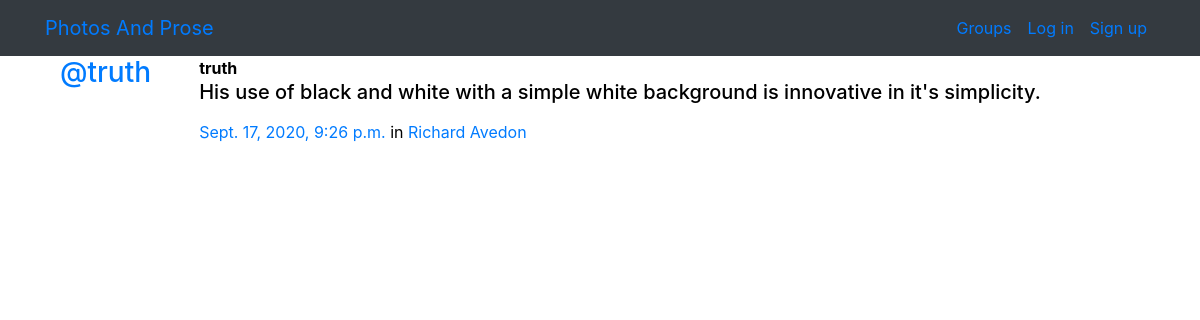
/posts/by/truth/1/, run on the app's committed database.
### posts/models.py (models this page shows, shortened)
class Post(models.Model):
    user = models.ForeignKey(User, related_name="posts",on_delete=models.CASCADE)
    created_at = models.DateTimeField(auto_now=True)
    message = models.TextField()
    message_html = models.TextField(editable=False)
    group = models.ForeignKey(Group, related_name="posts",null=True, blank=True,on_delete=models.CASCADE)
    class Meta:
        ordering = ["-created_at"]
        unique_together = ["user", "message"]

### groups/models.py (models this page shows, shortened)
class Group(models.Model):
    name = models.CharField(max_length=255, unique=True)
    slug = models.SlugField(allow_unicode=True, unique=True)
    description = models.TextField(blank=True, default='')
    description_html = models.TextField(editable=False, default='', blank=True)
    members = models.ManyToManyField(User,through="GroupMember")
    class Meta:
        ordering = ["name"]

### posts/views.py (the view)
# urls.py: path("by/<username>/<int:pk>/",views.PostDetail.as_view(),name="single"),
class PostDetail(SelectRelatedMixin, generic.DetailView):
    model = models.Post
    select_related = ("user", "group")
    def get_queryset(self):
        queryset = super().get_queryset()
        return queryset.filter(
            user__username__iexact=self.kwargs.get("username")
        )

### posts/templates/posts/post_detail.html
{% extends "posts/post_base.html" %}
{% block post_content %}
    {% include "posts/_post.html" %}
{% endblock %}

### posts/templates/posts/_post.html (shortened to what this page needs)
<div class="media">
	<h3 class="mr-5"><a href="{% url 'posts:for_user' username=post.user.username %}">@{{ post.user.username }}</a></h3>
	<div class="media-body">
		<strong>{{ post.user.username }}</strong>
		<h5>{{ post.message_html|safe }}</h5>
			<time class="time"><a href="{% url 'posts:single' username=post.user.username pk=post.pk %}">{{ post.created_at }}</a></time>
			{% if post.group %}
			<span class="group-name">in <a href="#">{{ post.group.name }}</a></span>
			{% endif %}
	</div>
</div>

### static/simplesocial/css/master.css (style rules this page uses)
body { margin: 0; overflow: auto; background-color: white; color:black; }

### data on the page
Post: user.username "truth", message_html "His use of black and white with a simple white background is innovative in it's simplicity.", created_at "Sept. 17, 2020, 9:26 p.m.", group.name "Richard Avedon"
